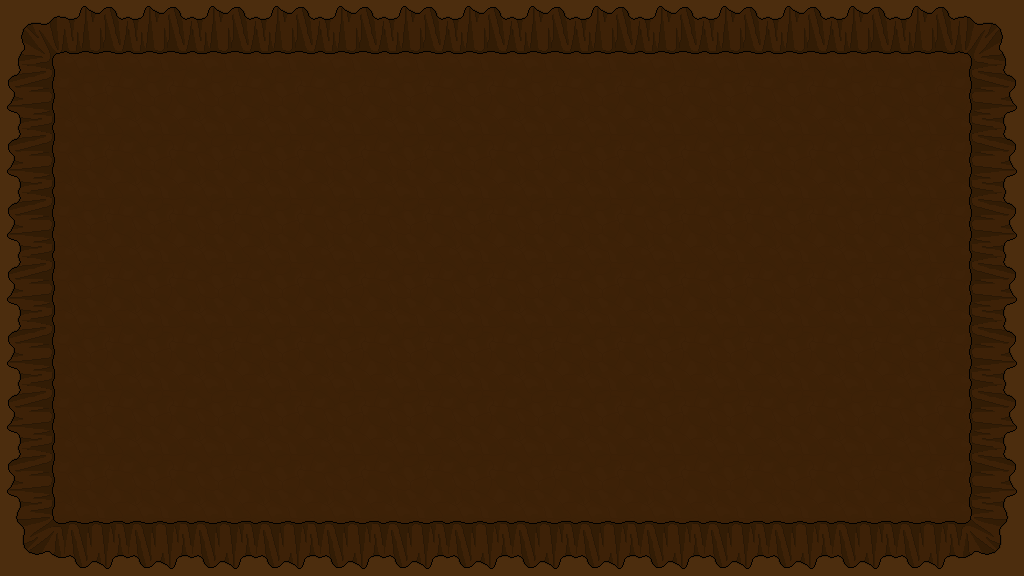

A 2D game scene composited from a Tiled map and its tileset images. What follows is a short description and the map's XML, with every tile layer's data as written:
An orthogonal 16x9 tile map with 64x64 px tiles, 1 tile layer (Tile Layer 1).

<map version="1.0" orientation="orthogonal" width="16" height="9" tilewidth="64" tileheight="64">
 <tileset firstgid="1" name="backgroundTiles" tilewidth="64" tileheight="64">
  <image source="../backgroundTiles.png" width="12480" height="64" />
 </tileset>
 <layer name="Tile Layer 1" width="16" height="9">
  <data encoding="csv">
151,152,11,152,11,11,11,11,11,11,11,11,11,11,11,153,
158,6,6,6,6,6,6,6,6,6,6,6,6,6,6,14,
158,6,6,6,6,6,6,6,6,6,6,6,6,6,6,14,
158,6,6,6,6,6,6,6,6,6,6,6,6,6,6,161,
158,6,6,6,6,6,6,6,6,6,6,6,6,6,6,161,
158,6,6,6,6,6,184,6,6,6,6,6,6,6,6,161,
158,6,6,6,6,6,6,6,6,6,6,6,6,6,6,14,
158,6,6,6,6,6,6,6,6,6,6,6,6,6,6,14,
159,160,160,160,160,160,160,160,160,160,160,160,160,160,160,162
</data>
 </layer>
</map>
